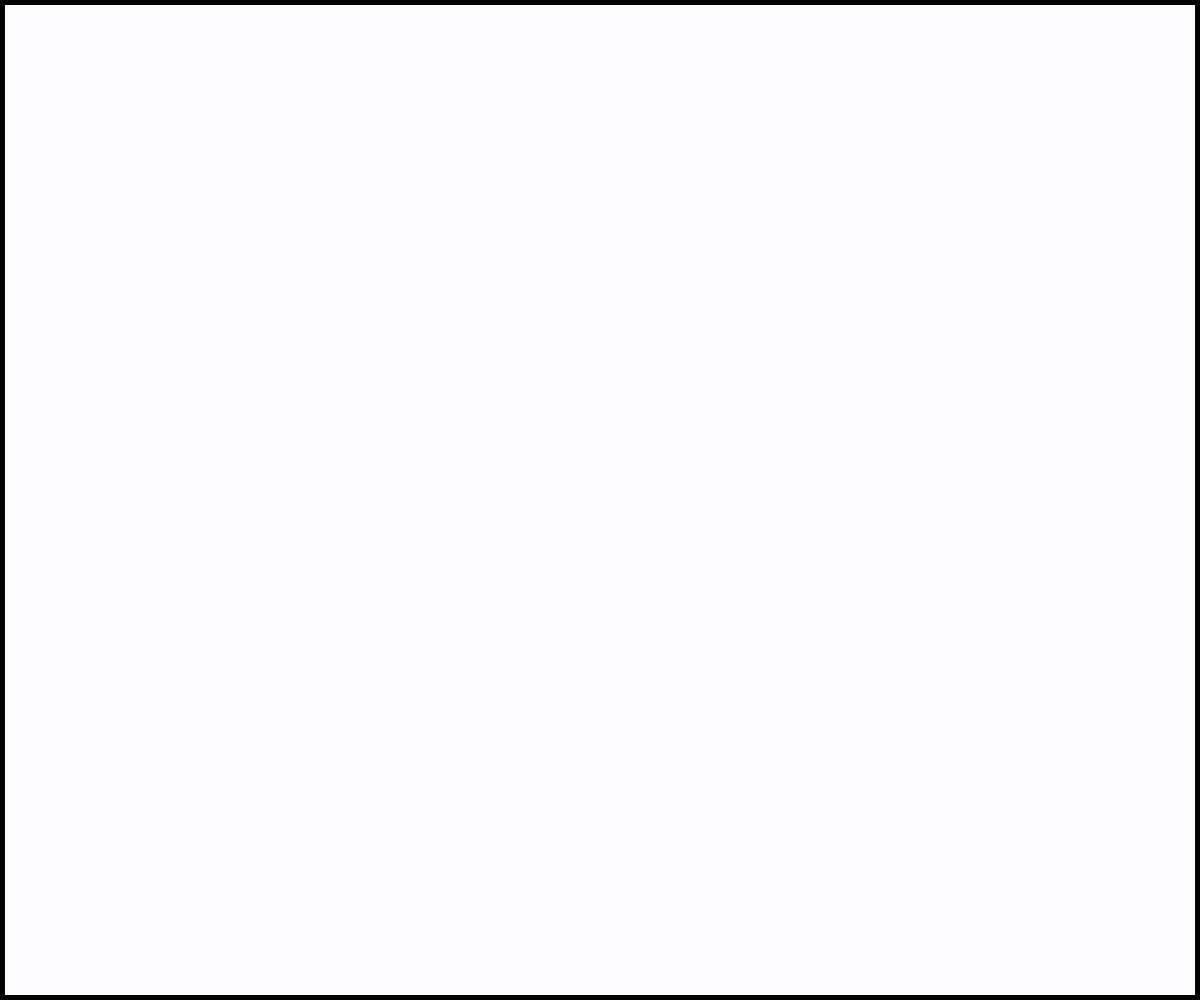
Frame 1 (no input)
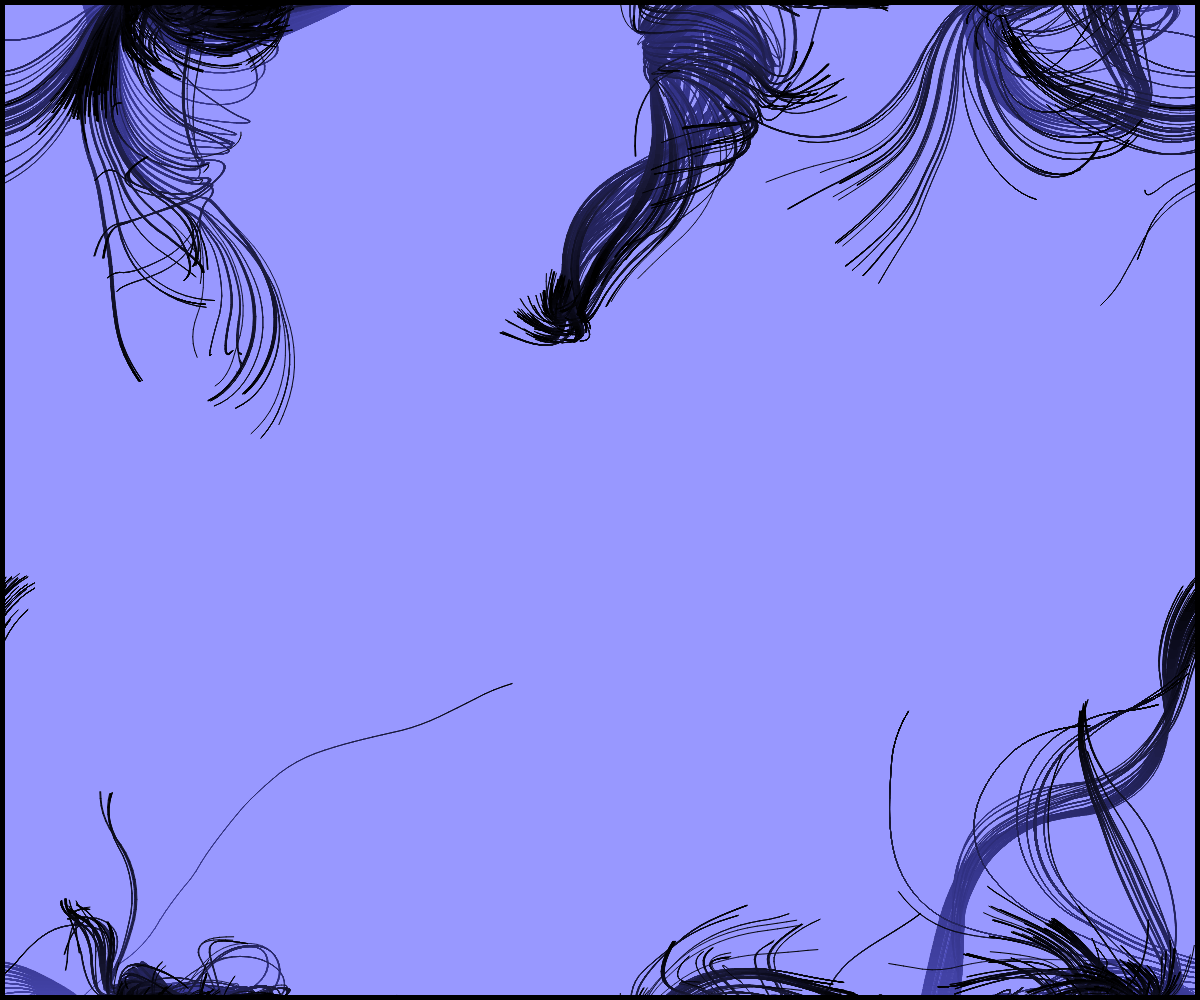
Frame 60 (no input)
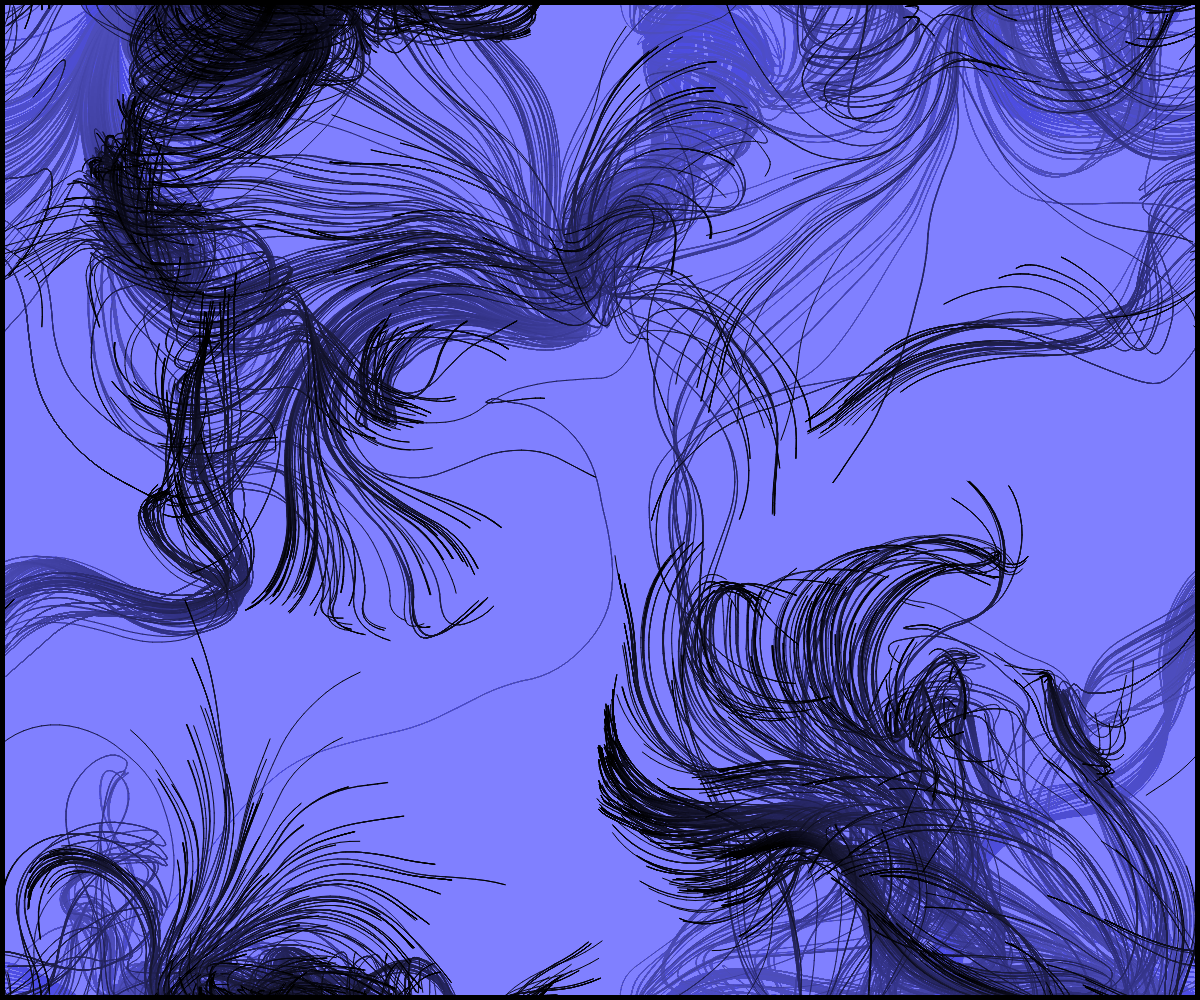
Frame 120 (the mouse pressed at the canvas centre since frame 60)

The p5.js sketch that drew these frames (run headless with seeded random() and noise() and a simulated clock; from frame 60 on, the mouse is pressed at the canvas centre):

// p5.js sketch
// ── sketch.js
var inc = 0.1;
var scl = 40;
var zoff = 0;
var alfa = 5;
var particles = 5000;
var particle = [];
var cols = 0;
var rows = 0;
var speed = 10;
var particleSize = 1;
var flowfield;
function setup() {
  createCanvas(windowWidth, windowHeight);
  background(255);
  cols = floor(width / scl);
  rows = floor(height / scl);
  fr = createP("");

  flowfield = new Array(cols * rows);

  for (var i = 0; i < particles; i++) {
    particle[i] = new Particle();
  }
}

function draw() {
  stroke(0);
  strokeWeight(10);
  fill(120, 100, 255, alfa);
  rect(0, 0, width, height);
  var yoff = 0;
  noiseDetail(10);
  for (var y = 0; y <= rows; y++) {
    var xoff = 0;
    for (var x = 0; x <= cols; x++) {
      var index = x + y * cols;
      var angle = noise(xoff, yoff, zoff) * TWO_PI * 4;
      var v = p5.Vector.fromAngle(angle);
      // v.setMag(10);
      flowfield[index] = v;
      // stroke(255,0,0, 5);
      // strokeWeight(1);
      // push();

      // translate(x * scl, y * scl);
      // rotate(v.heading());
      // line(0, 0, scl, 0);

      // pop();
      xoff += inc;
    }
    yoff += inc;
    zoff += 0.0001;
  }

  for (var i = 0; i < particle.length; i++) {
    particle[i].follow(flowfield);
    particle[i].update();
    particle[i].edges();
    particle[i].show();
  }
}

// ── particle.js
function Particle() {
  this.pos = createVector(random(width), (height));
  this.vel = createVector(0, 0);
  this.acc = createVector(0, 0);
  this.maxspeed = speed;

  this.prevPos = this.pos.copy();

  this.update = function () {
    this.vel.add(this.acc);
    this.vel.limit(this.maxspeed);
    this.pos.add(this.vel);
    this.acc.mult(0);
  };

  this.follow = function (vectors) {
    var x = floor(this.pos.x / scl);
    var y = floor(this.pos.y / scl);
    var index = x + y * cols;
    var force = vectors[index];
    this.applyForce(force);
  };

  this.applyForce = function (force) {
    this.acc.add(force);
  };

  this.show = function () {
    stroke(0);
    strokeWeight(particleSize);
    line(this.pos.x, this.pos.y, this.prevPos.x, this.prevPos.y);
    this.updatePrev();
  };

  this.updatePrev = function () {
    this.prevPos.x = this.pos.x;
    this.prevPos.y = this.pos.y;
  };

  this.edges = function () {
    if (this.pos.x > width) {
      this.pos.x = 0;
      this.updatePrev();
    }
    if (this.pos.x < 0) {
      this.pos.x = width;
      this.updatePrev();
    }
    if (this.pos.y > height) {
      this.pos.y = 0;
      this.updatePrev();
    }
    if (this.pos.y < 0) {
      this.pos.y = height;
      this.updatePrev();
    }
  };
}
